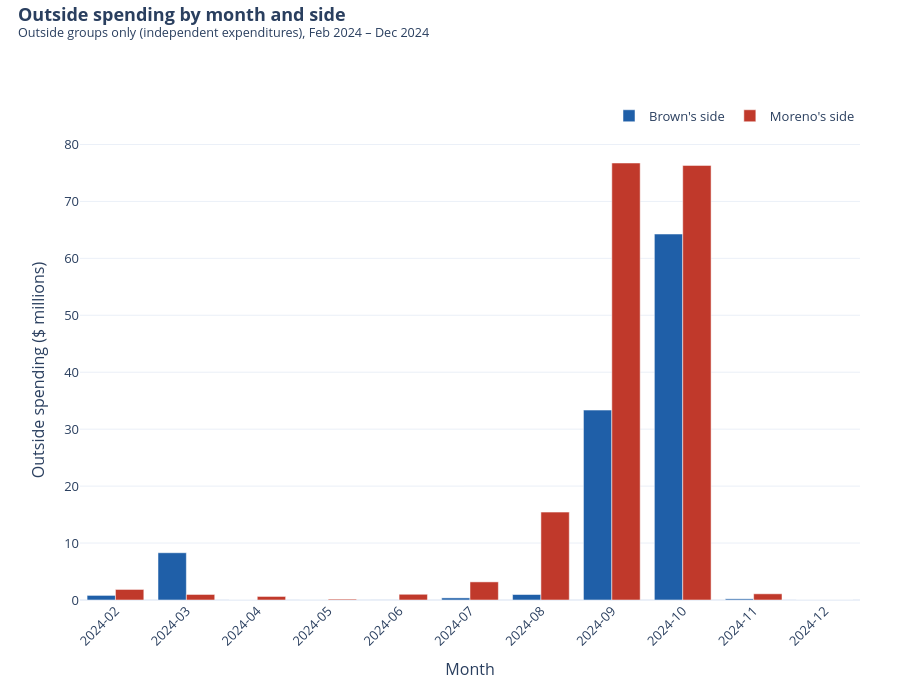

Notebook cell for this chart:
### Code cell
# Chart 5: outside spending by month
shown = monthly[monthly["shown_in_chart"]]
fig = go.Figure()
for who, usd, col, pct in [("Brown", "brown_side_m", "brown_side_usd", "brown_pct_of_side"), ("Moreno", "moreno_side_m", "moreno_side_usd", "moreno_pct_of_side")]:
    fig.add_trace(go.Bar(x=shown["month"], y=shown[usd], name=LABEL[who], marker_color=COLORS[who],
                         customdata=shown[[col, pct]].values.tolist(),
                         hovertemplate="<b>" + LABEL[who] + "</b><br>%{x}<br>$%{customdata[0]:,.0f}<br>%{customdata[1]:.1f}% of this side's outside money<extra></extra>"))
fig.update_layout(barmode="group", xaxis={"title": "Month", "tickangle": -45, "type": "category"},
                  yaxis={"title": "Outside spending ($ millions)"})
finish(fig, "05_outside_by_month.html", "Outside spending by month and side", "Outside groups only (independent expenditures), Feb 2024 – Dec 2024",
       height=700)

### Figure 1 — Plotly figure (JSON) as saved in the notebook; plotly's stock layout.template omitted (floating-point values rounded to 4 significant figures)
{"data": [{"customdata": [[807300.0, 0.7396], [8299000.0, 7.603], [5454, 0.004997], [7558.0, 0.006924], [22680.0, 0.02078], [370700.0, 0.3396], [965000.0, 0.8841], [33350000.0, 30.56], [64270000.0, 58.88], [205400.0, 0.1882], [141.0, 0.0001292]], "hovertemplate": "<b>Brown's side</b><br>%{x}<br>$%{customdata[0]:,.0f}<br>%{customdata[1]:.1f}% of this side's outside money<extra></extra>", "marker": {"color": "#1f5fa8"}, "name": "Brown's side", "type": "bar", "x": ["2024-02", "2024-03", "2024-04", "2024-05", "2024-06", "2024-07", "2024-08", "2024-09", "2024-10", "2024-11", "2024-12"], "y": [0.8073, 8.299, 0.005454, 0.007558, 0.02268, 0.3707, 0.965, 33.35, 64.27, 0.2054, 0.000141]}, {"customdata": [[1853000.0, 1.044], [972200.0, 0.5477], [624100.0, 0.3516], [151300.0, 0.0852], [1006000.0, 0.5669], [3182000.0, 1.792], [15440000.0, 8.695], [76750000.0, 43.23], [76330000.0, 43.0], [1090000.0, 0.6138], [48.95, 2.757e-05]], "hovertemplate": "<b>Moreno's side</b><br>%{x}<br>$%{customdata[0]:,.0f}<br>%{customdata[1]:.1f}% of this side's outside money<extra></extra>", "marker": {"color": "#c0392b"}, "name": "Moreno's side", "type": "bar", "x": ["2024-02", "2024-03", "2024-04", "2024-05", "2024-06", "2024-07", "2024-08", "2024-09", "2024-10", "2024-11", "2024-12"], "y": [1.853, 0.9722, 0.6241, 0.1513, 1.006, 3.182, 15.44, 76.75, 76.33, 1.09, 4.895e-05]}], "layout": {"barmode": "group", "font": {"size": 13}, "height": 700, "legend": {"orientation": "h", "x": 1, "xanchor": "right", "y": 1.02, "yanchor": "bottom"}, "margin": {"b": 100, "l": 80, "r": 40, "t": 140}, "showlegend": true, "title": {"text": "<b>Outside spending by month and side</b><br><sup>Outside groups only (independent expenditures), Feb 2024 – Dec 2024</sup>", "x": 0.02, "y": 0.97, "yanchor": "top"}, "xaxis": {"tickangle": -45, "title": {"text": "Month"}, "type": "category"}, "yaxis": {"title": {"text": "Outside spending ($ millions)"}}}}
